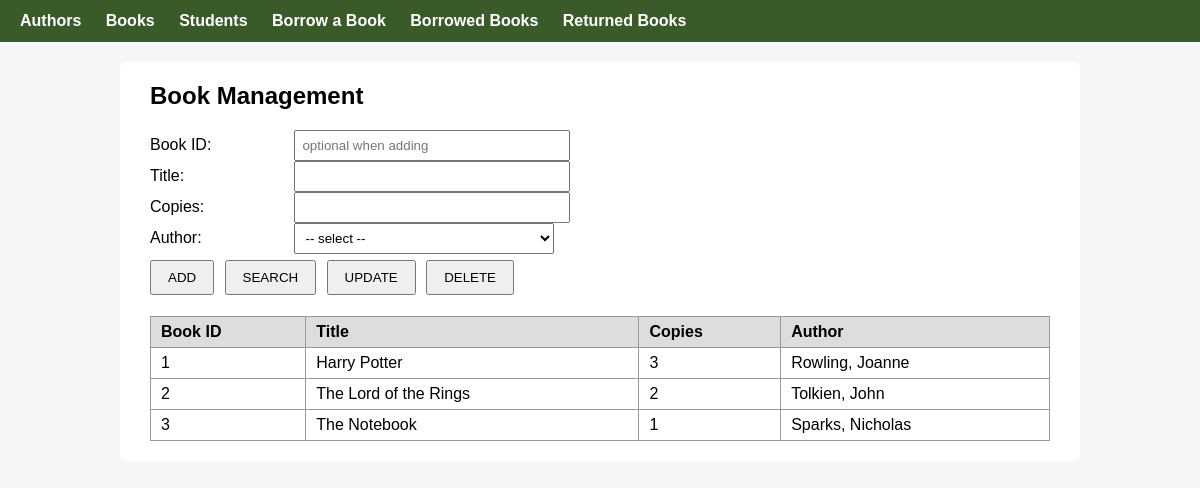
The page /books.php on the database its author committed.
### tables this page shows
CREATE TABLE IF NOT EXISTS book (
    bookID     INT PRIMARY KEY,
    bookTitle  VARCHAR(200) NOT NULL,
    bookCopies INT NOT NULL,
    authID     INT NOT NULL,
    FOREIGN KEY (authID) REFERENCES author(authID)
);

### books.php (called while the page is built)
<?php
require 'db.php';
$authors = [];
foreach ($pdo->query("SELECT authID, authLName, authFName FROM author ORDER BY authLName") as $a) {
    $authors[$a['authID']] = $a['authID'] . ' - ' . $a['authLName'] . ', ' . $a['authFName'];
}
crudPage($pdo, [
    'title' => 'Book',
    'table' => 'book',
    'pk'    => 'bookID',
    'fields' => [
        'bookTitle'  => ['label' => 'Title',  'type' => 'text'],
        'bookCopies' => ['label' => 'Copies', 'type' => 'number'],
        'authID'     => ['label' => 'Author', 'type' => 'select', 'options' => $authors],
    ],
    'list' => "SELECT b.bookID, b.bookTitle, b.bookCopies,
                      CONCAT(a.authLName, ', ', a.authFName) AS author
               FROM book b JOIN author a ON b.authID = a.authID
               ORDER BY b.bookID",
    'cols' => [
        'bookID' => 'Book ID', 'bookTitle' => 'Title',
        'bookCopies' => 'Copies', 'author' => 'Author',
    ],
]);

### db.php (the view, shortened to what this page needs)
<?php
function e($v) { return htmlspecialchars((string)$v, ENT_QUOTES, 'UTF-8'); }
function pageHeader($title) { ?>
<!DOCTYPE html>
<html lang="en">
<head>
</head>
<body>
<nav>
    <a href="authors.php">Authors</a>
    <a href="books.php">Books</a>
    <a href="students.php">Students</a>
    <a href="borrow.php">Borrow a Book</a>
    <a href="borrowed.php">Borrowed Books</a>
    <a href="returned.php">Returned Books</a>
</nav>
<div class="container">
<?php }
function pageFooter() { ?>
</div>
</body>
</html>
<?php }
function crudPage(PDO $pdo, array $cfg) {
    $pk     = $cfg['pk'];
    $fields = $cfg['fields'];
    $blank = array_fill_keys(array_merge([$pk], array_keys($fields)), '');
    $f = $blank;
    $rows = $pdo->query($cfg['list'])->fetchAll();
    pageHeader($cfg['title'] . " Management");
    ?>
    <h2><?= e($cfg['title']) ?> Management</h2>
    <form method="post">
        <label><?= e($cfg['title']) ?> ID:</label>
        <input type="number" name="<?= e($pk) ?>" value="<?= e($f[$pk]) ?>" placeholder="optional when adding"><br>
        <?php foreach ($fields as $k => $def): ?>
            <label><?= e($def['label']) ?>:</label>
            <?php if ($def['type'] === 'select'): ?>
                <select name="<?= e($k) ?>">
                    <option value="">-- select --</option>
                </select>
            <?php else: ?>
                <input type="<?= $def['type'] === 'number' ? 'number' : 'text' ?>" <?= $def['type'] === 'number' ? 'min="0"' : '' ?>
                       name="<?= e($k) ?>" value="<?= e($f[$k]) ?>">
            <?php endif; ?>
            <br>
        <?php endforeach; ?>
        <button name="action" value="add">ADD</button>
        <button name="action" value="search">SEARCH</button>
        <button name="action" value="update">UPDATE</button>
        <button name="action" value="delete" onclick="return confirm('Delete this record?')">DELETE</button>
    </form>
    <table>
        <tr><?php foreach ($cfg['cols'] as $header): ?><th><?= e($header) ?></th><?php endforeach; ?></tr>
        <?php foreach ($rows as $r): ?>
        <tr><?php foreach ($cfg['cols'] as $key => $_): ?><td><?= e($r[$key]) ?></td><?php endforeach; ?></tr>
        <?php endforeach; ?>
    </table>
    <?php
    pageFooter();
}

### db.php (style rules this page uses)
body { font-family: Arial, sans-serif; margin: 0; background: #f4f6f8; }
nav { background: #3b5a2a; padding: 12px 20px; }
nav a { color: #fff; text-decoration: none; margin-right: 20px; font-weight: bold; }
.container { max-width: 900px; margin: 20px auto; background: #fff; padding: 20px 30px; border-radius: 6px; }
h2 { margin-top: 0; }
label { display: inline-block; width: 140px; margin: 5px 0; }
input[type=text], input[type=number], select { padding: 6px; width: 260px; }
button { padding: 8px 16px; margin: 6px 6px 6px 0; cursor: pointer; }
table { border-collapse: collapse; width: 100%; margin-top: 15px; }
th, td { border: 1px solid #999; padding: 6px 10px; text-align: left; }
th { background: #ddd; }

### rows shown on the page
book: bookID "1", bookTitle "Harry Potter", bookCopies "3", key "Rowling, Joanne"
book: bookID "2", bookTitle "The Lord of the Rings", bookCopies "2", key "Tolkien, John"
book: bookID "3", bookTitle "The Notebook", bookCopies "1", key "Sparks, Nicholas"

### other values the page prints
$cfg['title'] "Book"
$def['label'] "Title"
$def['label'] "Copies"
$def['label'] "Author"
$header "Book ID"
$header "Title"
$header "Copies"
$header "Author"
